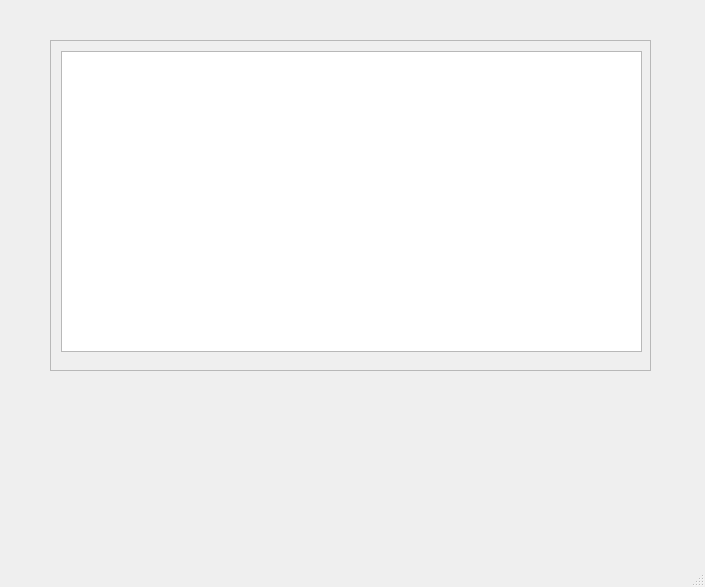
<?xml version="1.0" encoding="UTF-8"?>
<ui version="4.0">
 <class>CheckUserWindow</class>
 <widget class="QMainWindow" name="CheckUserWindow">
  <property name="geometry">
   <rect>
    <x>0</x>
    <y>0</y>
    <width>705</width>
    <height>587</height>
   </rect>
  </property>
  <property name="windowTitle">
   <string>MainWindow</string>
  </property>
  <widget class="QWidget" name="centralwidget">
   <widget class="QStackedWidget" name="checkstacked">
    <property name="geometry">
     <rect>
      <x>10</x>
      <y>0</y>
      <width>681</width>
      <height>521</height>
     </rect>
    </property>
    <property name="currentIndex">
     <number>0</number>
    </property>
    <widget class="QWidget" name="checkpage">
     <widget class="QScrollArea" name="scrollArea">
      <property name="geometry">
       <rect>
        <x>40</x>
        <y>40</y>
        <width>601</width>
        <height>331</height>
       </rect>
      </property>
      <property name="widgetResizable">
       <bool>true</bool>
      </property>
      <widget class="QWidget" name="scrollAreaWidgetContents">
       <property name="geometry">
        <rect>
         <x>0</x>
         <y>0</y>
         <width>599</width>
         <height>329</height>
        </rect>
       </property>
       <widget class="QTableView" name="check_tableview">
        <property name="geometry">
         <rect>
          <x>10</x>
          <y>10</y>
          <width>581</width>
          <height>301</height>
         </rect>
        </property>
       </widget>
      </widget>
     </widget>
    </widget>
    <widget class="QWidget" name="userpage">
     <widget class="QGroupBox" name="groupBox_2">
      <property name="geometry">
       <rect>
        <x>450</x>
        <y>20</y>
        <width>221</width>
        <height>501</height>
       </rect>
      </property>
      <property name="title">
       <string>comment</string>
      </property>
      <widget class="QScrollArea" name="commentscroll">
       <property name="geometry">
        <rect>
         <x>10</x>
         <y>40</y>
         <width>201</width>
         <height>261</height>
        </rect>
       </property>
       <property name="widgetResizable">
        <bool>true</bool>
       </property>
       <widget class="QWidget" name="scrollAreaWidgetContents_2">
        <property name="geometry">
         <rect>
          <x>0</x>
          <y>0</y>
          <width>199</width>
          <height>259</height>
         </rect>
        </property>
        <widget class="QTextBrowser" name="commentbrowser">
         <property name="geometry">
          <rect>
           <x>10</x>
           <y>10</y>
           <width>181</width>
           <height>241</height>
          </rect>
         </property>
        </widget>
       </widget>
      </widget>
      <widget class="QPushButton" name="addcommentbutton">
       <property name="geometry">
        <rect>
         <x>100</x>
         <y>450</y>
         <width>112</width>
         <height>34</height>
        </rect>
       </property>
       <property name="text">
        <string>AddComment</string>
       </property>
      </widget>
      <widget class="QScrollArea" name="addcommentscroll">
       <property name="geometry">
        <rect>
         <x>10</x>
         <y>330</y>
         <width>201</width>
         <height>111</height>
        </rect>
       </property>
       <property name="widgetResizable">
        <bool>true</bool>
       </property>
       <widget class="QWidget" name="scrollAreaWidgetContents_3">
        <property name="geometry">
         <rect>
          <x>0</x>
          <y>0</y>
          <width>199</width>
          <height>109</height>
         </rect>
        </property>
        <widget class="QTextEdit" name="addcommentedit">
         <property name="geometry">
          <rect>
           <x>10</x>
           <y>10</y>
           <width>181</width>
           <height>91</height>
          </rect>
         </property>
        </widget>
       </widget>
      </widget>
     </widget>
     <widget class="QGroupBox" name="groupBox">
      <property name="geometry">
       <rect>
        <x>170</x>
        <y>20</y>
        <width>271</width>
        <height>501</height>
       </rect>
      </property>
      <property name="title">
       <string>personinfo</string>
      </property>
      <widget class="QWidget" name="layoutWidget_2">
       <property name="geometry">
        <rect>
         <x>30</x>
         <y>30</y>
         <width>131</width>
         <height>26</height>
        </rect>
       </property>
       <layout class="QHBoxLayout" name="horizontalLayout_6">
        <item>
         <widget class="QLabel" name="Sexreadlabel">
          <property name="text">
           <string> Sex</string>
          </property>
         </widget>
        </item>
        <item>
         <widget class="QLabel" name="sexread">
          <property name="text">
           <string>sex</string>
          </property>
         </widget>
        </item>
       </layout>
      </widget>
      <widget class="QWidget" name="layoutWidget_6">
       <property name="geometry">
        <rect>
         <x>30</x>
         <y>110</y>
         <width>151</width>
         <height>27</height>
        </rect>
       </property>
       <layout class="QHBoxLayout" name="horizontalLayout_3">
        <item>
         <widget class="QLabel" name="creditreadlabel">
          <property name="text">
           <string> Credit </string>
          </property>
         </widget>
        </item>
        <item>
         <widget class="QLabel" name="creditread">
          <property name="text">
           <string/>
          </property>
         </widget>
        </item>
       </layout>
      </widget>
      <widget class="QWidget" name="layoutWidget_7">
       <property name="geometry">
        <rect>
         <x>30</x>
         <y>190</y>
         <width>137</width>
         <height>27</height>
        </rect>
       </property>
       <layout class="QHBoxLayout" name="horizontalLayout_4">
        <item>
         <widget class="QLabel" name="creditreadlabel_2">
          <property name="text">
           <string>trannum</string>
          </property>
         </widget>
        </item>
        <item>
         <widget class="QLineEdit" name="usertrannum"/>
        </item>
       </layout>
      </widget>
      <widget class="QWidget" name="layoutWidget_8">
       <property name="geometry">
        <rect>
         <x>30</x>
         <y>150</y>
         <width>137</width>
         <height>27</height>
        </rect>
       </property>
       <layout class="QHBoxLayout" name="horizontalLayout_5">
        <item>
         <widget class="QLabel" name="creditreadlabel_3">
          <property name="text">
           <string>leadnum</string>
          </property>
         </widget>
        </item>
        <item>
         <widget class="QLineEdit" name="userleadnum"/>
        </item>
       </layout>
      </widget>
      <widget class="QTextBrowser" name="qualificationbrowser">
       <property name="geometry">
        <rect>
         <x>10</x>
         <y>240</y>
         <width>241</width>
         <height>251</height>
        </rect>
       </property>
      </widget>
      <widget class="QLabel" name="birthdayreadlabel">
       <property name="geometry">
        <rect>
         <x>30</x>
         <y>70</y>
         <width>71</width>
         <height>24</height>
        </rect>
       </property>
       <property name="text">
        <string>Birthday</string>
       </property>
      </widget>
      <widget class="QLabel" name="birthdayread">
       <property name="geometry">
        <rect>
         <x>110</x>
         <y>70</y>
         <width>151</width>
         <height>24</height>
        </rect>
       </property>
       <property name="text">
        <string>birthday</string>
       </property>
      </widget>
     </widget>
     <widget class="QGroupBox" name="personal">
      <property name="geometry">
       <rect>
        <x>10</x>
        <y>20</y>
        <width>151</width>
        <height>501</height>
       </rect>
      </property>
      <property name="title">
       <string>personal</string>
      </property>
      <widget class="QLabel" name="pixlabel">
       <property name="geometry">
        <rect>
         <x>20</x>
         <y>60</y>
         <width>111</width>
         <height>151</height>
        </rect>
       </property>
       <property name="styleSheet">
        <string notr="true">color: rgb(0, 0, 0);</string>
       </property>
       <property name="text">
        <string>头像</string>
       </property>
      </widget>
      <widget class="QLabel" name="accountlabel">
       <property name="geometry">
        <rect>
         <x>30</x>
         <y>250</y>
         <width>81</width>
         <height>18</height>
        </rect>
       </property>
       <property name="text">
        <string>账号</string>
       </property>
      </widget>
      <widget class="QLabel" name="identitylabell">
       <property name="geometry">
        <rect>
         <x>30</x>
         <y>290</y>
         <width>81</width>
         <height>18</height>
        </rect>
       </property>
       <property name="text">
        <string>标识</string>
       </property>
      </widget>
      <widget class="QPushButton" name="sendmessagebutton">
       <property name="geometry">
        <rect>
         <x>20</x>
         <y>390</y>
         <width>112</width>
         <height>34</height>
        </rect>
       </property>
       <property name="text">
        <string>Message</string>
       </property>
      </widget>
      <widget class="QPushButton" name="addfriendbutton">
       <property name="geometry">
        <rect>
         <x>20</x>
         <y>450</y>
         <width>112</width>
         <height>34</height>
        </rect>
       </property>
       <property name="text">
        <string>AddFriend</string>
       </property>
      </widget>
     </widget>
    </widget>
    <widget class="QWidget" name="serverpage">
     <widget class="QGroupBox" name="servergroupbox">
      <property name="geometry">
       <rect>
        <x>10</x>
        <y>20</y>
        <width>151</width>
        <height>501</height>
       </rect>
      </property>
      <property name="title">
       <string>personnal</string>
      </property>
      <widget class="QLabel" name="serverpixlabel">
       <property name="geometry">
        <rect>
         <x>20</x>
         <y>40</y>
         <width>111</width>
         <height>141</height>
        </rect>
       </property>
       <property name="styleSheet">
        <string notr="true">color: rgb(0, 0, 0);</string>
       </property>
       <property name="text">
        <string>头像</string>
       </property>
      </widget>
      <widget class="QLabel" name="serverdatelabel">
       <property name="geometry">
        <rect>
         <x>30</x>
         <y>260</y>
         <width>81</width>
         <height>18</height>
        </rect>
       </property>
       <property name="text">
        <string>Date</string>
       </property>
      </widget>
      <widget class="QPushButton" name="serverbackbutton">
       <property name="geometry">
        <rect>
         <x>20</x>
         <y>440</y>
         <width>112</width>
         <height>34</height>
        </rect>
       </property>
       <property name="text">
        <string>Back</string>
       </property>
      </widget>
     </widget>
     <widget class="QGroupBox" name="groupBox_3">
      <property name="geometry">
       <rect>
        <x>170</x>
        <y>30</y>
        <width>491</width>
        <height>491</height>
       </rect>
      </property>
      <property name="title">
       <string>information</string>
      </property>
      <widget class="QWidget" name="layoutWidget_5">
       <property name="geometry">
        <rect>
         <x>40</x>
         <y>110</y>
         <width>241</width>
         <height>27</height>
        </rect>
       </property>
       <layout class="QHBoxLayout" name="horizontalLayout_10">
        <item>
         <widget class="QLabel" name="accountreadlabel">
          <property name="text">
           <string> Account</string>
          </property>
         </widget>
        </item>
        <item>
         <widget class="QLineEdit" name="serveraccountread"/>
        </item>
       </layout>
      </widget>
      <widget class="QWidget" name="layoutWidget_10">
       <property name="geometry">
        <rect>
         <x>40</x>
         <y>50</y>
         <width>241</width>
         <height>27</height>
        </rect>
       </property>
       <layout class="QHBoxLayout" name="horizontalLayout_2">
        <item>
         <widget class="QLabel" name="identityreadlabel">
          <property name="text">
           <string>Identity</string>
          </property>
         </widget>
        </item>
        <item>
         <widget class="QLineEdit" name="serverIdentityread"/>
        </item>
       </layout>
      </widget>
      <widget class="QWidget" name="layoutWidget">
       <property name="geometry">
        <rect>
         <x>40</x>
         <y>400</y>
         <width>241</width>
         <height>27</height>
        </rect>
       </property>
       <layout class="QHBoxLayout" name="horizontalLayout_8">
        <item>
         <widget class="QLabel" name="creditreadlabel_4">
          <property name="text">
           <string> Credit </string>
          </property>
         </widget>
        </item>
        <item>
         <widget class="QLineEdit" name="servercreditread"/>
        </item>
       </layout>
      </widget>
      <widget class="QTextBrowser" name="serverqualificationbrowser">
       <property name="geometry">
        <rect>
         <x>40</x>
         <y>190</y>
         <width>256</width>
         <height>192</height>
        </rect>
       </property>
      </widget>
      <widget class="QLabel" name="label">
       <property name="geometry">
        <rect>
         <x>40</x>
         <y>160</y>
         <width>151</width>
         <height>18</height>
        </rect>
       </property>
       <property name="text">
        <string>Qualification</string>
       </property>
      </widget>
      <widget class="QPushButton" name="serversetcreditbutton">
       <property name="geometry">
        <rect>
         <x>320</x>
         <y>400</y>
         <width>112</width>
         <height>34</height>
        </rect>
       </property>
       <property name="text">
        <string>Set</string>
       </property>
      </widget>
     </widget>
    </widget>
   </widget>
  </widget>
  <widget class="QMenuBar" name="menubar">
   <property name="geometry">
    <rect>
     <x>0</x>
     <y>0</y>
     <width>705</width>
     <height>30</height>
    </rect>
   </property>
  </widget>
  <widget class="QStatusBar" name="statusbar"/>
 </widget>
 <resources/>
 <connections/>
</ui>
